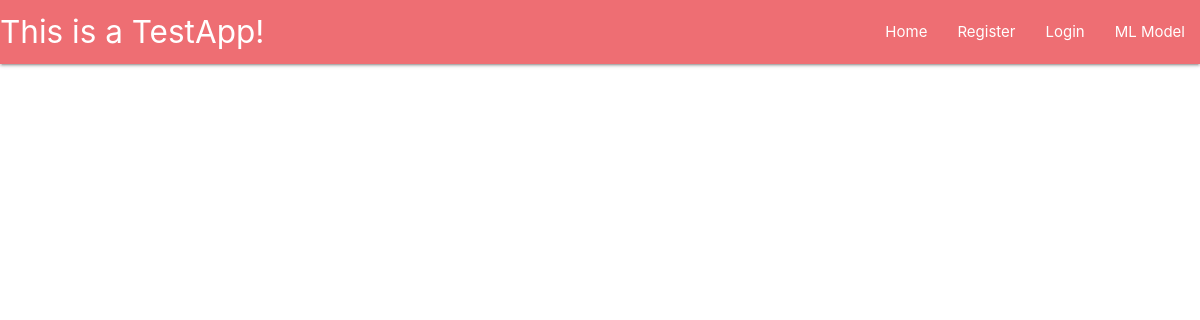
Before: / with the older database file.
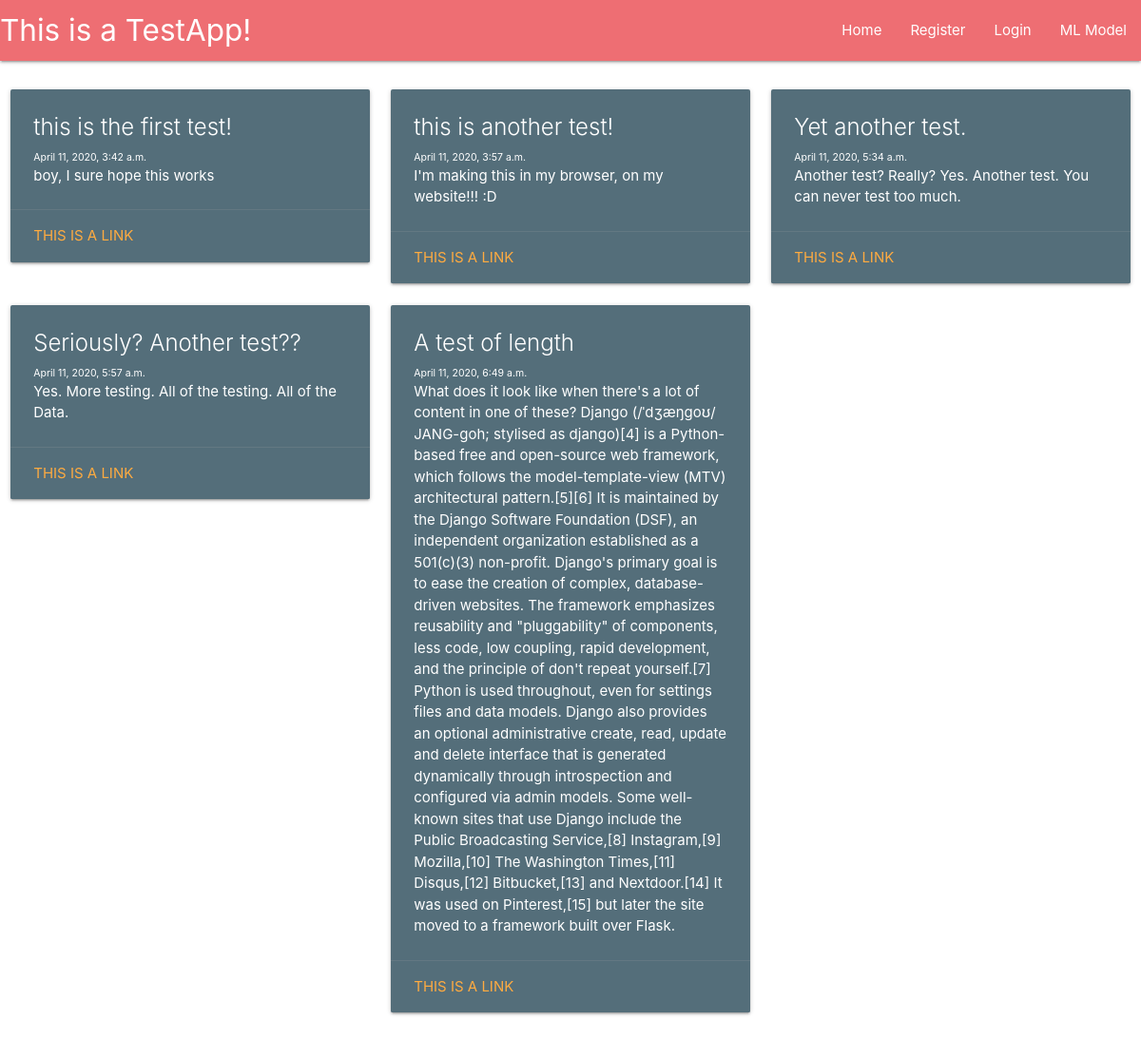
After: the same page with the newer database file.
### myapp/models.py (models this page shows, shortened)
class Test(models.Model):
    test_title = models.CharField(max_length=200)
    test_content = models.TextField()
    test_published = models.DateTimeField('date published')

### myapp/views.py (the view)
# urls.py: path('', views.index, name="index"),
def index(request):
    return render(
        request=request,
        template_name="myapp/home.html",
        context={'test': Test.objects.all}
    )

### myapp/templates/myapp/home.html
{% extends "myapp/header.html" %}
{% block content %}
<br>
<div class="row">
    {% for t in test %}
    <div class="col s12 m6 l4">
        <div class="card blue-grey darken-1">
            <div class="card-content white-text">
                <span class="card-title">{{t.test_title}}</span>
                <p style="font-size: 70%">{{t.test_published}}</p>
                <p>{{t.test_content}}</p>
            </div>
            <div class="card-action">
                <a href="#">This is a link</a>
            </div>
        </div>
    </div>
    {% endfor %}
</div>
{% endblock %}

### myapp/templates/myapp/header.html (shortened to what this page needs)
<!DOCTYPE html>
<html lang="en">
<head>
    <link rel="stylesheet" href="https://cdnjs.cloudflare.com/ajax/libs/materialize/1.0.0/css/materialize.min.css">
</head>
<body>
<nav>
    <div class="nav-wrapper">
        <a href="/" class="brand-logo">This is a TestApp!</a>
        <ul id="nav-mobile" class="right hide-on-med-and-down">
            <li><a href="/">Home</a></li>
            <li><a href="/register">Register</a></li>
            <li><a href="/user_login">Login</a></li>
            <li><a href="/ml_model">ML Model</a></li>
        </ul>
    </div>
</nav>
{% block content %}
{% endblock %}
</body>
</html>

Changed rows visible on the page:
added Test: test_title "this is the first test!", test_published "April 11, 2020, 3:42 a.m.", test_content "boy, I sure hope this works"
added Test: test_title "this is another test!", test_published "April 11, 2020, 3:57 a.m.", test_content "I'm making this in my browser, on my website!!! :D"
added Test: test_title "Yet another test.", test_published "April 11, 2020, 5:34 a.m.", test_content "Another test? Really? Yes. Another test. You can never test too much."
added Test: test_title "Seriously? Another test??", test_published "April 11, 2020, 5:57 a.m.", test_content "Yes. More testing. All of the testing. All of the Data."
added Test: test_title "A test of length", test_published "April 11, 2020, 6:49 a.m.", test_content "What does it look like when there's a lot of content in one of these? Django (/ˈdʒæŋɡoʊ/ JANG-goh; stylised as django)[4] is a Python-based free and open-source web framework, which follows the model-template-view (MTV) architectural pattern.[5][6] It is maintained by the Django Software Foundation (DSF), an independent organization established as a 501(c)(3) non-profit. Django's primary goal is to ease the creation of complex, database-driven websites. The framework emphasizes reusability and \"pluggability\" of components, less code, low coupling, rapid development, and the principle of don't repeat yourself.[7] Python is used throughout, even for settings files and data models. Django also…"
